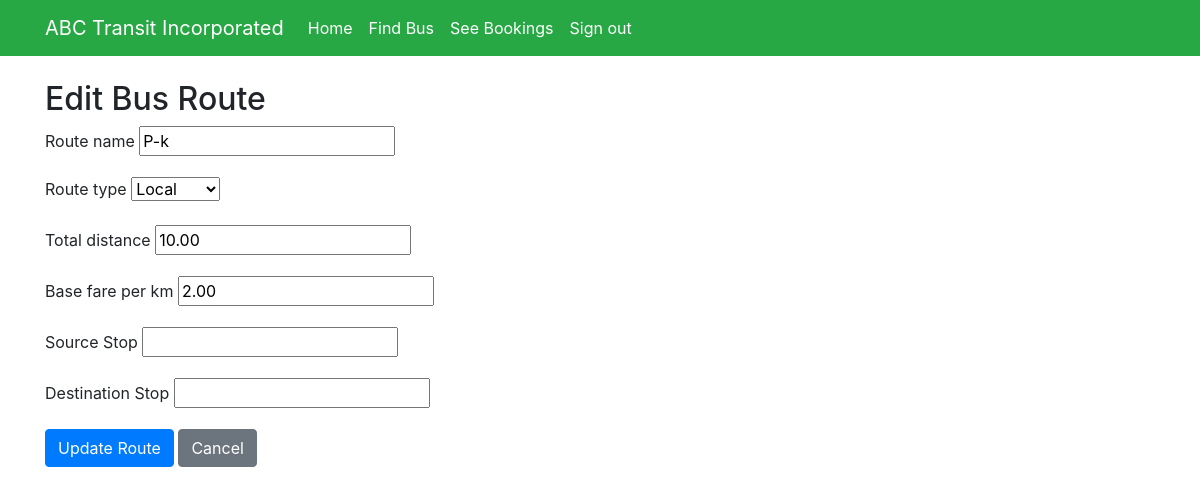
Page /edit_route/1/ (signed in) on the committed database.
### myapp/models.py (models this page shows, shortened)
class BusRoute(models.Model):
    company = models.ForeignKey(BusCompany, on_delete=models.CASCADE)
    route_name = models.CharField(max_length=100)
    source = models.ForeignKey(Stop, on_delete=models.CASCADE, related_name='route_start')
    destination = models.ForeignKey(Stop, on_delete=models.CASCADE, related_name='route_end')
    total_distance = models.DecimalField(max_digits=6, decimal_places=2)
    base_fare_per_km = models.DecimalField(max_digits=5, decimal_places=2)
    route_type = models.CharField(
        max_length=50,
        choices=[('local', 'Local'), ('intercity', 'Intercity'), ('express', 'Express')]
    )
    created_at = models.DateTimeField(auto_now_add=True)
    stops = models.ManyToManyField(Stop, through='RouteStop')

### myapp/views.py (the view)
# urls.py: path('edit_route/<int:route_id>/', views.edit_bus_route, name='edit_route'),
@login_required
def edit_bus_route(request, route_id):
    route = get_object_or_404(BusRoute, id=route_id, company__user=request.user)
    if request.method == 'POST':
        form = BusRouteForm(request.POST, instance=route)
        if form.is_valid():
            form.save()
            messages.success(request, "Route updated successfully.")
            return redirect('myapp/dashboard.html')
    else:
        form = BusRouteForm(instance=route)
    return render(request, 'myapp/edit_route.html', {'form': form, 'route': route})

### myapp/forms.py (shortened to what this page needs)
class BusRouteForm(forms.ModelForm):
    source_name = forms.CharField(
        max_length=255,
        label="Source Stop",
        help_text="Enter or select the starting stop of the route"
    )
    destination_name = forms.CharField(
        max_length=255,
        label="Destination Stop",
        help_text="Enter or select the ending stop of the route"
    )
    class Meta:
        model = BusRoute
        fields = [
            'route_name',
            'route_type',
            'total_distance',
            'base_fare_per_km'
        ]
    def __init__(self, *args, **kwargs):
        self.user = kwargs.pop('user', None)
        super().__init__(*args, **kwargs)

### myapp/templates/myapp/edit_route.html (shortened to what this page needs)
{% extends 'myapp/base.html' %}
{% block content %}
<div class="container mt-4">
    <h2>Edit Bus Route</h2>
    <form method="post">
        <div class="form-group">
            {% for field in form %}
                <div class="mb-3">
                    <label for="{{ field.id_for_label }}" class="form-label">{{ field.label }}</label>
                    {{ field }}
                </div>
            {% endfor %}
        </div>
        <button type="submit" class="btn btn-primary">Update Route</button>
        <a href="{% url 'myapp:dashboard' %}" class="btn btn-secondary">Cancel</a>
    </form>
</div>
{% endblock %}

### rows in the picture
BusRoute: form "P-k" "Local" "10.00" "2.00"

### other values in the picture
{{ field.label }} "Route name" "Route type" "Total distance" "Base fare per km" "Source Stop" "Destination Stop"
